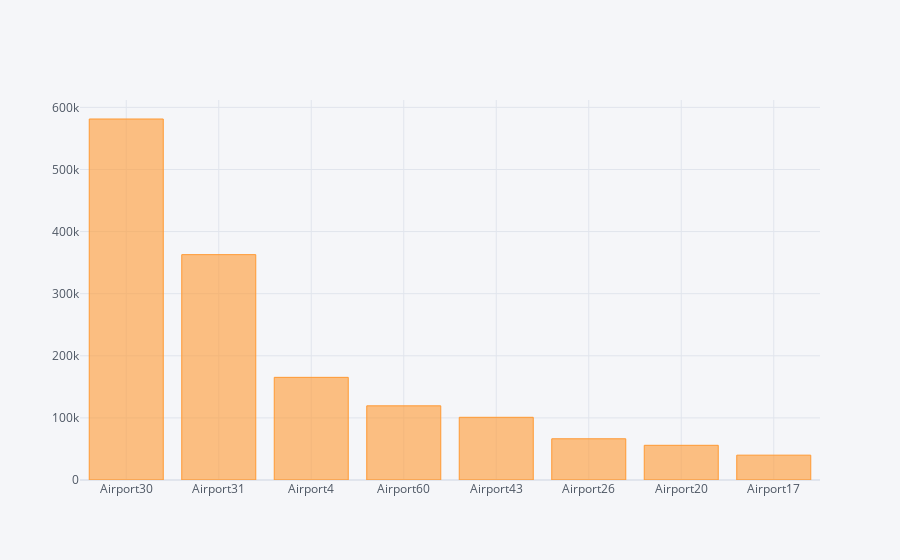

Write notebook code for a chart like this one.
### Code cell
train_df.destination.value_counts().iplot(kind='bar')

### Figure 1 — Plotly figure (JSON) as saved in the notebook; plotly's stock layout.template omitted (floating-point values rounded to 4 significant figures)
{"data": [{"marker": {"color": "rgba(255, 153, 51, 0.6)", "line": {"color": "rgba(255, 153, 51, 1.0)", "width": 1}}, "name": "destination", "orientation": "v", "text": "", "type": "bar", "x": ["Airport30", "Airport31", "Airport4", "Airport60", "Airport43", "Airport26", "Airport20", "Airport17"], "y": [581314, 362884, 165303, 119423, 100953, 66365, 55874, 39979]}], "layout": {"legend": {"bgcolor": "#F5F6F9", "font": {"color": "#4D5663"}}, "paper_bgcolor": "#F5F6F9", "plot_bgcolor": "#F5F6F9", "title": {"font": {"color": "#4D5663"}}, "xaxis": {"gridcolor": "#E1E5ED", "showgrid": true, "tickfont": {"color": "#4D5663"}, "title": {"font": {"color": "#4D5663"}, "text": ""}, "zerolinecolor": "#E1E5ED"}, "yaxis": {"gridcolor": "#E1E5ED", "showgrid": true, "tickfont": {"color": "#4D5663"}, "title": {"font": {"color": "#4D5663"}, "text": ""}, "zerolinecolor": "#E1E5ED"}}}
